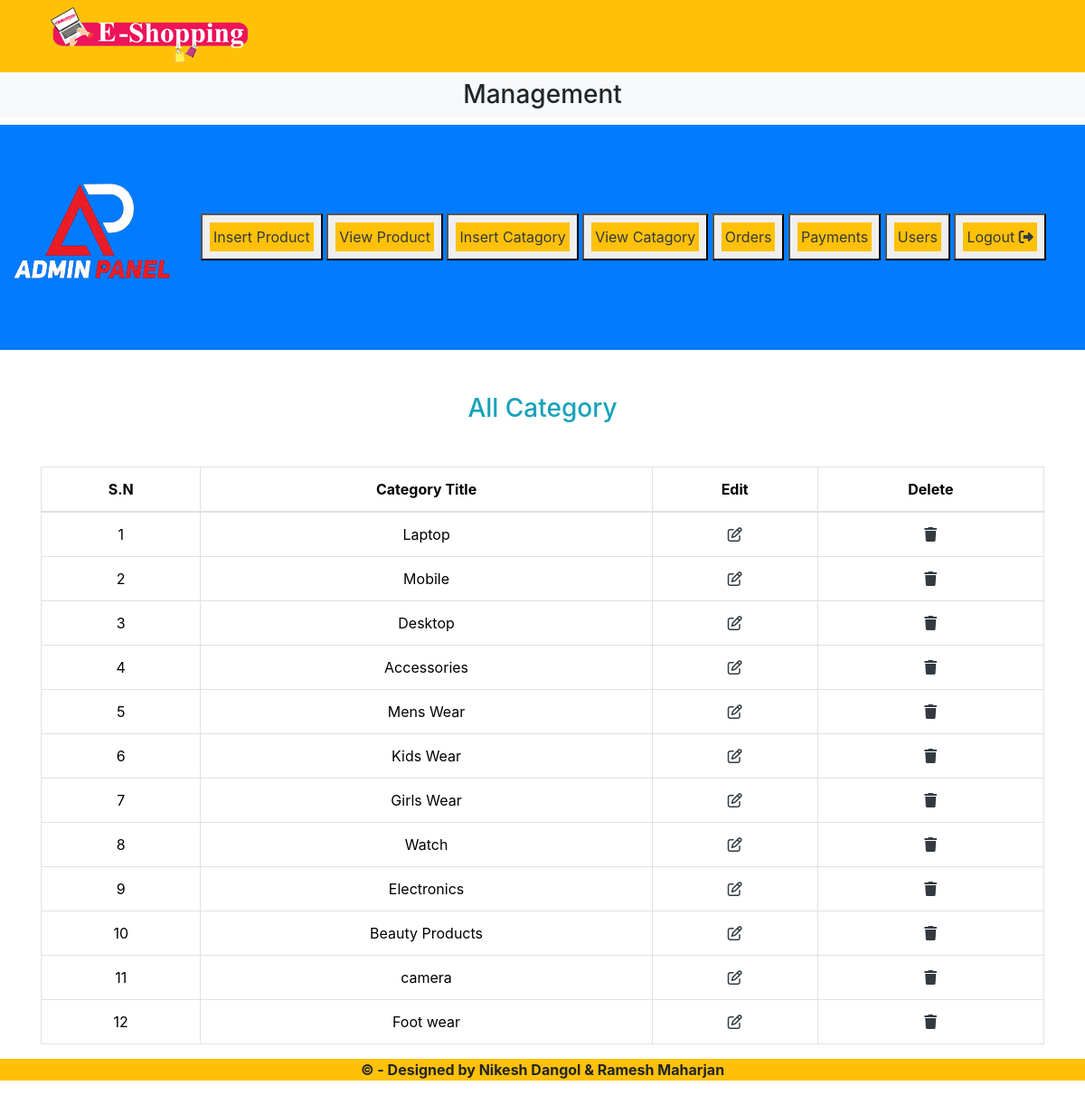
The page /Admin/index.php?view_catagory on the database its author committed.
### tables this page shows
CREATE TABLE `catagory` (
  `cat_Id` int(11) NOT NULL,
  `cat_Title` varchar(20) NOT NULL
);

### Admin/view_catagory.php (the view)
<h3 class="text-center text-info">All Category</h3>
<table class="table table-bordered mt-5">
    <thead class="beg-info">
        <tr class='text-center'>
            <th>S.N</th>
            <th>Category Title</th>
            <th>Edit</th>
            <th>Delete</th>
        </tr>
    </thead>
    <tbody>
        <?php
        $selec_cat="Select *from `catagory` ";
        $result_cat= mysqli_query($con,$selec_cat);
        $sn=0;
        while($row=mysqli_fetch_assoc($result_cat))
        {
            $cat_id=$row['cat_Id'];
            $cat_title=$row['cat_Title'];
            $sn++;
?>
        <tr class='text-center'>
            <td><?php echo $sn ?></td>
            <td><?php echo $cat_title ?></td>
            <td><a href="index.php?edit_cat=<?php echo $cat_id ?>"><i class="fa-regular fa-pen-to-square text-dark"></i></a></td>
            <td><a  href="index.php?delet_cat=<?php echo $cat_id?>"><i class='fa-solid fa-trash text-dark'></a></td>
        </tr>
        <?php
        }
        ?>
    </tbody>
</table>

### Admin/index.php (shortened to what this page needs)
<?php
include('../function/function.php');
?>
<!DOCTYPE html>
<html lang="en">
<head>
 <link href="https://cdn.jsdelivr.net/npm/bootstrap@5.3.2/dist/css/bootstrap.min.css" rel="stylesheet"
>
    <link rel="stylesheet" href="https://cdnjs.cloudflare.com/ajax/libs/font-awesome/6.4.2/css/all.min.css"
 />
    <link rel="stylesheet" href="../stylesheet.css">
    <link rel="stylesheet" href="https://cdn.jsdelivr.net/npm/bootstrap@4.2.1/dist/css/bootstrap.min.css">
</head>
<body>
    <div class="container-fluid p-0">
        <nav class="navbar navr-expand-lg navbar-light bg-warning">
            <div class="container-fluid">
                <img src="../img/logo.png" alt="logo">
                <nav class="navbar navr-expand-lg ">
                </nav>
            </div>
        </nav>
        <div class="bg-light">
            <h3 class="text-center p-2">Management</h3>
        </div>
        <div class="row">
            <div class="col-md-12 bg-primary p-1 d-flex align-items-center">
                <div>
                    <a href="index.php"><img src="../img/admin.png" alt="admin" class="admin_img"></a>
                </div>
                <div class="button text-center p-2">
                    <button class="my-3 p-1 "><a href="index.php?insert_product" class="nav-link text-dark bg-warning p-1 m-1"> Insert Product</a></button>
                    <button class="my-3 p-1 "><a href="index.php?view_product" class="nav-link text-dark bg-warning p-1 m-1"> View Product</a></button>
                    <button class="my-3 p-1 "><a href="index.php?insert_catagory" class="nav-link text-dark bg-warning p-1 m-1">Insert Catagory </a></button>
                    <button class="my-3 p-1 "><a href="index.php?view_catagory" class="nav-link text-dark bg-warning p-1 m-1">View Catagory</a></button>
                    <button class="my-3 p-1 "><a href="index.php?order" class="nav-link text-dark bg-warning p-1 m-1">Orders</a></button>
                    <button class="my-3 p-1 "><a href="index.php?payment" class="nav-link text-dark bg-warning p-1 m-1"> Payments</a></button>
                    <button class="my-3 p-1 "><a href="index.php?users_manage" class="nav-link text-dark bg-warning p-1 m-1">Users</a></button>
                    <button class="my-3 p-1 "><a href="adm_logout.php" class="nav-link text-dark bg-warning p-1 m-1">Logout <i class="fa-solid fa-right-from-bracket"></i> </a></button>
                </div>
            </div>
        </div>
<div class="container mt-5">
<?php
if(isset($_GET['view_catagory']))
{
    include('view_catagory.php');
}
?>
</div>
        <?php
include('../includes/footer.php');
?>
</body>
</html>

### includes/footer.php
<div class="bg-warning text-center">
<p class='text-center m-3 p-0'> <b> &copy - Designed by Nikesh Dangol & Ramesh Maharjan</b></p>
</div>

### Admin/index.php (style rules this page uses)
body { overflow-x:hidden; }

### rows shown on the page
catagory: cat_Title "Laptop"
catagory: cat_Title "Mobile"
catagory: cat_Title "Desktop"
catagory: cat_Title "Accessories"
catagory: cat_Title "Mens Wear"
catagory: cat_Title "Kids Wear"
catagory: cat_Title "Girls Wear"
catagory: cat_Title "Watch"
catagory: cat_Title "Electronics"
catagory: cat_Title "Beauty Products"
catagory: cat_Title "camera"
catagory: cat_Title "Foot wear"
